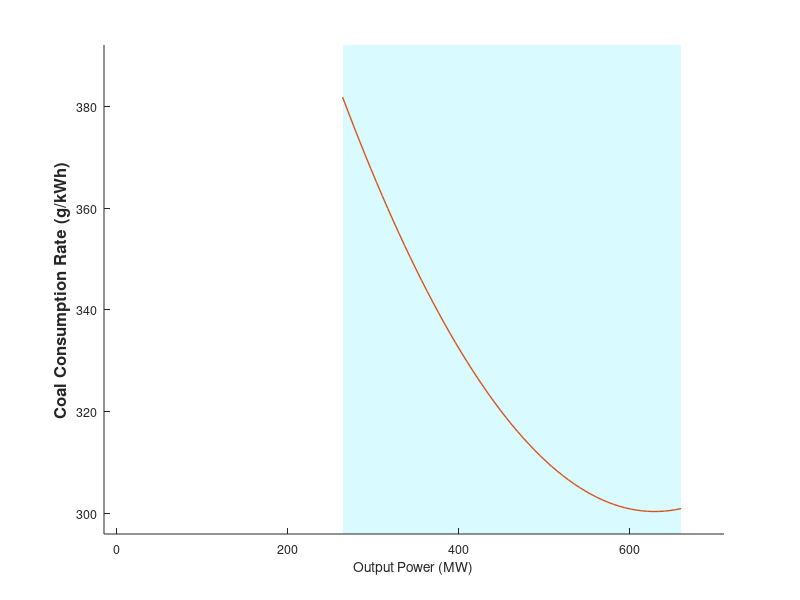

Write MATLAB code to recreate this figure. (Note: this script raises an error after producing the figure.)
% 2.5 GW wind at Xilingol in best year (1987) & 9240 MW of coal (660 MW x 14)
clear
close all
clc


%% supercritical air cooling
coal_nameplate = 660; % [MW]
coal_fuelrate_x = 0.4:0.01:1; % [normalized]
coal_fuelrate_y = 266*coal_fuelrate_x.^2 -507*coal_fuelrate_x + 542; %[g/kWh]
coal_fuel_x  = coal_fuelrate_x*coal_nameplate; % [MW]
coal_fuel_y = (coal_fuelrate_y*1000).*(coal_fuelrate_x*coal_nameplate)/1e6; % [g/h] -> [ton/h]


%% Fuel rate [g/kWh]
figure(1); clf; hold on;
area([0.4 1]*coal_nameplate, [1 1]*392, 'facec', [0.85 0.98 1], 'edgecolor', 'none');
plot(coal_fuel_x, coal_fuelrate_y, 'linewidth', 1, 'color', [217 83 25]/255);
xlim([-15 710]);
ylim([296 392]);
% my_gridline([1 1 1]*0.85, 'front');
set(gca, 'layer', 'top');
set(gca, 'fontsize', 9);
xlabel('Output Power (MW)');
ylabel('Coal Consumption Rate (g/kWh)', 'fontweight', 'bold', 'fontsize', 12);
set(gcf, 'unit', 'inch', 'pos', [1.0    5.85    5.0000    3.7500]);
set(gca, 'pos', [0.1300    0.115    0.73    0.77]);
legend('Working Range', 'Fuel Rate');
set(legend, 'pos', [0.465    0.75    0.2890    0.0950]);
text(0.4*coal_nameplate, mean(get(gca, 'ylim')), '40% of Nameplate Capacity     ', 'rotation', 90, 'horizontalalignment', 'center', 'color', [0.5 0.5 0.5], 'fontsize', 9);
text(1.0*coal_nameplate, mean(get(gca, 'ylim')), '100% of Nameplate Capacity    ', 'rotation', 90, 'horizontalalignment', 'center', 'color', [0.5 0.5 0.5], 'fontsize', 9);

ax_pos = get(gca, 'pos');
x_lim = get(gca, 'xlim');
y_lim = get(gca, 'ylim');

ax2 = axes;
set(ax2, 'pos', ax_pos);
set(ax2, 'color', 'none');
set(ax2, 'fontsize', 9);
x_ticklabel = 0:0.15:1.5;
set(ax2, 'xaxislocation', 'top', 'xlim', x_lim, 'xtick', x_ticklabel*coal_nameplate, 'xticklabel', x_ticklabel);
set(ax2, 'yaxislocation', 'right', 'ylim', y_lim, 'ytick', (1000:500:11000)/21.8, 'yticklabel', 1000:500:11000);
xlabel('Output Power (Normalized)', 'fontsize', 9);
ylabel('Heat Rate (Btu/kWh)', 'fontweight', 'bold', 'fontsize', 12);


%% Fuel consumption [ton/h]
figure(2); clf; hold on;
area([0.4 1]*coal_nameplate, [1 1]*202, 'facec', [0.85 0.98 1], 'edgecolor', 'none');
plot(coal_fuel_x, coal_fuel_y, 'linewidth', 1, 'color', [217 83 25]/255);
plot([coal_fuel_x(1),coal_fuel_x(end)],[coal_fuel_y(1),coal_fuel_y(end)], '--', 'color', [0.5 0.5 0.5]);
ylim([98 202]);
xlim([-15 710]);

% xa = 507/(266*2)*660; % min fuel rate @ 0.953 (i.e. 419MW)
% ya = interp1(coal_fuel_x, coal_fuel_y, xa);
% plot(xa, ya, 'ko', 'markerf', 'k', 'markersize', 3);
% text(xa+0.02, ya+7, 'Min. Fuel Rate      ', 'horizontalalignment', 'right');
% text(xa+0.02, ya+2, ['@ ', num2str(xa, '%3.0f'), ' ( (y/x)^{\prime}=0 ) '], 'horizontalalignment', 'right');

% xb = 507*2/(266*3*2)*660; % inflection point @ 0.6353 (i.e. 629MW)
% yb = interp1(coal_fuel_x, coal_fuel_y, xb);
% plot(xb, yb, 'ko', 'markerf', 'k', 'markersize', 3);
% text(xb+0.02, yb-4, 'Inflection Point');
% text(xb+0.02, yb-8, ['@ ', num2str(xb, '%3.0f'), ' ( y^{\prime\prime}=0 )']);

text(0.4*coal_nameplate, mean(get(gca, 'ylim')), '40% of Nameplate Capacity     ', 'rotation', 90, 'horizontalalignment', 'center', 'color', [0.5 0.5 0.5], 'fontsize', 9);
text(1.0*coal_nameplate, mean(get(gca, 'ylim')), '100% of Nameplate Capacity     ', 'rotation', 90, 'horizontalalignment', 'center', 'color', [0.5 0.5 0.5], 'fontsize', 9);

set(gca, 'fontsize', 9);
xlabel('Generation (MWh)');
ylabel('Hourly Coal Consumption (ton)', 'fontweight', 'bold', 'fontsize', 12);
set(gcf, 'unit', 'inch', 'pos', [1.0    1.09    5.0000    3.7500]);
set(gca, 'pos', [0.1300    0.115    0.7750    0.77]);

ax_pos = get(gca, 'pos');
x_lim = get(gca, 'xlim');
y_lim = get(gca, 'ylim');
y_tick = get(gca, 'ytick');

legend('Working Range', 'Fuel Consumption');
set(legend, 'pos', [0.49    0.75    0.2890    0.0950]);

ax2 = axes;
set(ax2, 'pos', ax_pos);
set(ax2, 'color', 'none');
set(ax2, 'fontsize', 9);
x_ticklabel = 0:0.15:1.5;
set(ax2, 'xaxislocation', 'top', 'xlim', x_lim, 'xtick', x_ticklabel*coal_nameplate, 'xticklabel', x_ticklabel);
set(ax2, 'yaxislocation', 'right', 'ylim', y_lim, 'ytick', y_tick, 'yticklabel', []);
xlabel('Output Power (Normalized)', 'fontsize', 9);

% export_fig tmp -painters;

